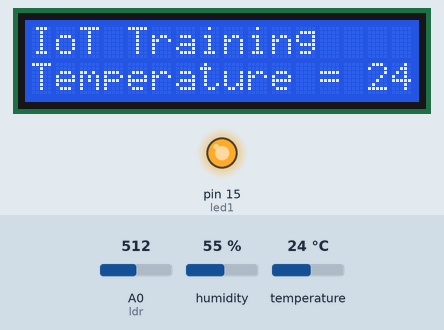
The sketch below on a simulated Arduino Uno, built with avr-gcc and run on an emulated ATmega328P. Parts: 16×2 character LCD, output pins drawn as LEDs (lit = HIGH). The test bench sets the inputs (shaded band); at power-on: A0 (ldr) = 512, humidity 55 %, temperature 24 °C.

Above: at 0.2 s.
At 10.2 s:
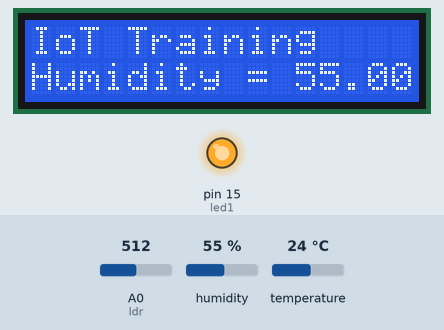
At 20.2 s:
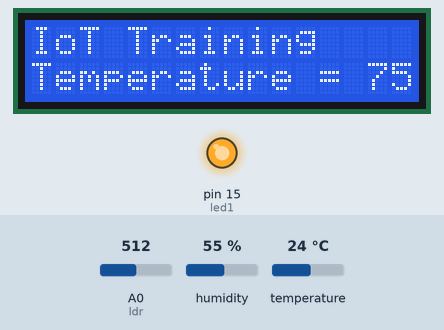
At 30.3 s:
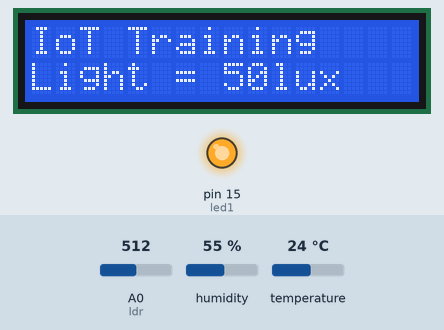
Timing chart, 0 to 31.8 s (numbered marks = the images above):
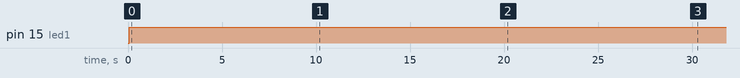

The sketch:

esp8266_LCD_dth_ldr_data_high.ino
```cpp
#include <Wire.h>

#include <LiquidCrystal_I2C.h>

#include <DHT.h>

#define DHTPIN 0
#define DHTTYPE DHT22
#define ldr A0
#define led1 15

LiquidCrystal_I2C lcd(0x27, 16, 2);
float ADC_value = 0.0048828125;
DHT dht(DHTPIN, DHTTYPE);
int checksw1;
int i=0;

void setup() {
Serial.begin(9600);
dht.begin();
lcd.init();
lcd.backlight();
pinMode(led1,OUTPUT);
}

void loop() {

//ใช้DHT
float h = dht.readHumidity();
float t = dht.readTemperature();
float f = dht.readTemperature(true);
//ใช้LDR
float ldr_data = analogRead(ldr);
int lux = int((250.000000/(ADC_value*ldr_data))-50.000000);


//tempC
lcd.clear();
digitalWrite(led1,HIGH);
lcd.setCursor(0, 0);
if (t>=25){
  lcd.print("Temperature High");
  digitalWrite(led1,LOW);
}
else if (t>=25&&h>=80&&lux>=500){
  lcd.print("All Data High");
  digitalWrite(led1,LOW);
}
else if (t>=25&&h>=80){
  lcd.print("Temp,Humi High");
  digitalWrite(led1,LOW);
}
else if (t>=25&&lux>=500){
  lcd.print("Temp,Light High");
  digitalWrite(led1,LOW);
}
else if (h>=80&&lux>=500){
  lcd.print("humi,Light High");
  digitalWrite(led1,LOW);
}
else{
  lcd.print("IoT Training");
}
lcd.setCursor(0, 1);
lcd.print("Temperature = ");
lcd.print(t);
lcd.println("°C");
delay(10000);


//humi
lcd.clear();
digitalWrite(led1,HIGH);
lcd.setCursor(0, 0);
if (h>=80){
  lcd.print("Humidity High");
  digitalWrite(led1,LOW);
}
else if (t>=25&&h>=80&&lux>=500){
  lcd.print("All Data High");
  digitalWrite(led1,LOW);
}
else if (t>=25&&h>=80){
  lcd.print("Temp,Humi High");
  digitalWrite(led1,LOW);
}
else if (t>=25&&lux>=500){
  lcd.print("Temp,Light High");
  digitalWrite(led1,LOW);
}
else if (h>=80&&lux>=500){
  lcd.print("humi,Light High");
  digitalWrite(led1,LOW);
}
else{
  lcd.print("IoT Training");
}
lcd.setCursor(0, 1);
lcd.print("Humidity = ");
lcd.print(h);
lcd.println("%H");
delay(10000);


//tempF
lcd.clear();
digitalWrite(led1,HIGH);
lcd.setCursor(0, 0);
if (t>=25){
  lcd.print("Temperature High");
  digitalWrite(led1,LOW);
}
else if (t>=25&&h>=80&&lux>=500){
  lcd.print("All Data High");
  digitalWrite(led1,LOW);
}
else if (t>=25&&h>=80){
  lcd.print("Temp,Humi High");
  digitalWrite(led1,LOW);
}
else if (t>=25&&lux>=500){
  lcd.print("Temp,Light High");
  digitalWrite(led1,LOW);
}
else if (h>=80&&lux>=500){
  lcd.print("humi,Light High");
  digitalWrite(led1,LOW);
}
else{
  lcd.print("IoT Training");
}
lcd.setCursor(0, 1);
lcd.print("Temperature = ");
lcd.print(f);
lcd.println("°F");
delay(10000);


//light
lcd.clear();
digitalWrite(led1,HIGH);
lcd.setCursor(0, 0);
if (lux>=500){
  lcd.print("Light High");
  digitalWrite(led1,LOW);
}
else if (t>=25&&h>=80&&lux>=500){
  lcd.print("All Data High");
  digitalWrite(led1,LOW);
}
else if (t>=25&&h>=80){
  lcd.print("Temp,Humi High");
  digitalWrite(led1,LOW);
}
else if (t>=25&&lux>=500){
  lcd.print("Temp,Light High");
  digitalWrite(led1,LOW);
}
else if (h>=80&&lux>=500){
  lcd.print("humi,Light High");
  digitalWrite(led1,LOW);
}
else{
  lcd.print("IoT Training");
}
lcd.setCursor(0, 1);
lcd.print("Light = ");
lcd.print(lux);
lcd.println("lux");
delay(10000);
}
```

Measured:
- by itself, pin 15 (led1): LOW → HIGH at 0.07 s
- by itself, everything shown: repeats every 40.1 s, in 4 steps
- what the display in image 1 shows lasts 10.1 s, from 10.1 s to 20.2 s
